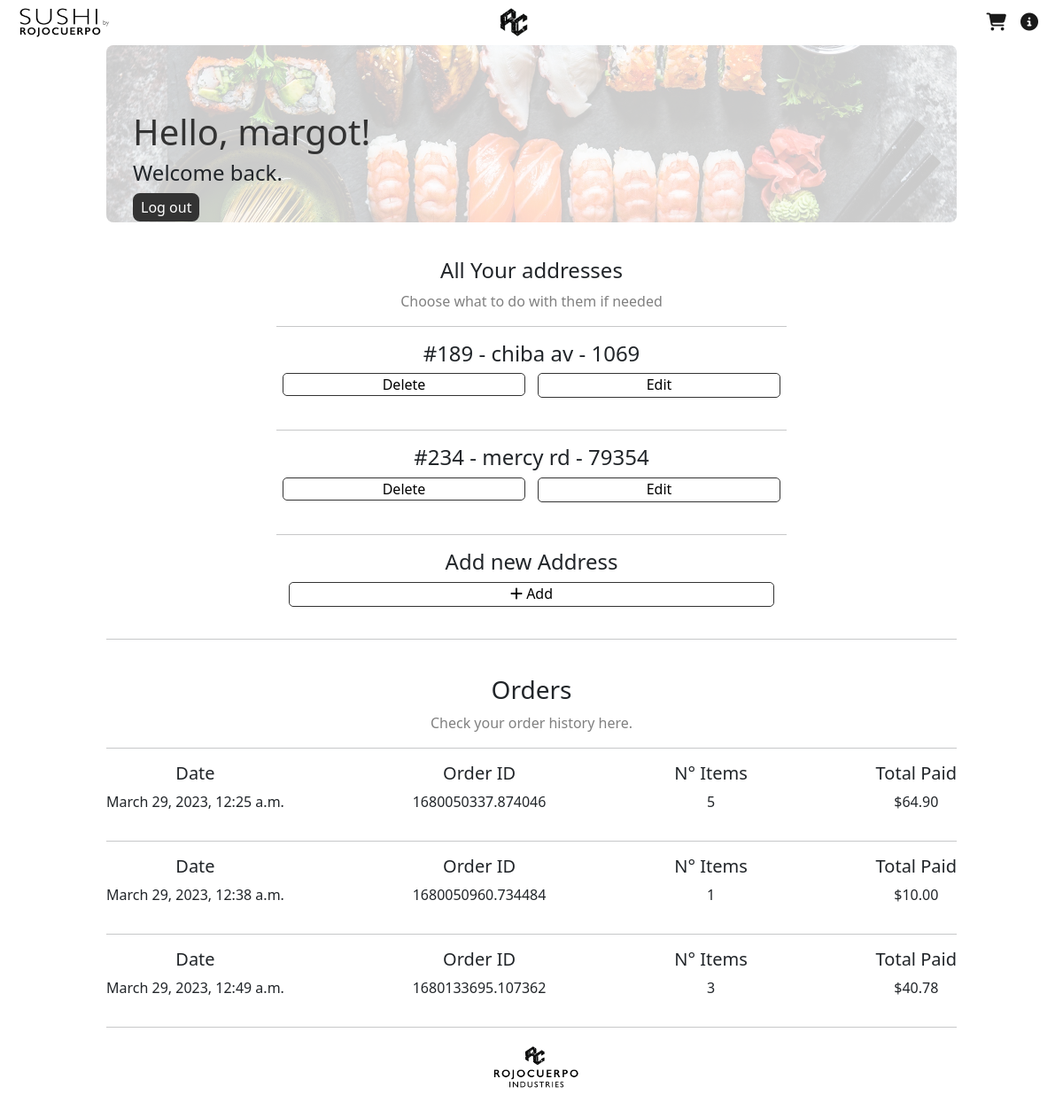
The page /dashboard (signed in) on the database its author committed.
### main/models.py (models this page shows, shortened)
class ShippingAddress(models.Model):
    customer = models.ForeignKey(User, on_delete=models.CASCADE, blank=True, null=True)
    street_1 = models.CharField(max_length=100, null=False, unique=False)
    street_2 = models.CharField(max_length=100, null=False, unique=False)
    zip = models.CharField(max_length=100, null=False, unique=False)
    date = models.DateTimeField(auto_now_add=True)

class Order(models.Model):
    customer = models.ForeignKey(User, on_delete=models.CASCADE, blank=True, null=True)
    complete = models.BooleanField(default=False, null=True, blank=True)
    order_id = models.CharField(max_length=200)
    date = models.DateTimeField(auto_now_add=True)
    @property
    def get_total_price(self):
        items = self.orderitem_set.all()
        total = sum([float(item.get_total) for item in items])
        return "{:.2f}".format(total)
    @property
    def get_total_items(self):
        items = self.orderitem_set.all()
        total = sum([item.quantity for item in items])
        return total

class OrderItem(models.Model):
    product = models.ForeignKey(Product, on_delete=models.SET_NULL, blank=True, null=True)
    order = models.ForeignKey(Order, on_delete=models.SET_NULL, blank=True, null=True)
    quantity = models.IntegerField(default=0, null=True, blank=True)
    date = models.DateTimeField(auto_now_add=True)
    @property
    def get_total(self):
        total = self.product.price * self.quantity
        return "{:.2f}".format(total)

class Product(models.Model):
    name = models.CharField(max_length=200)
    description = models.TextField()
    price = models.DecimalField(max_digits=7, decimal_places=2)
    img = models.ImageField(null=False, blank=True, upload_to='products/', default=None)
    tag = models.ManyToManyField(Tag, blank=True, related_name='product')
    slug = models.SlugField(max_length=50, unique=True, default=None)
    featured = models.BooleanField(default=False)
    stripe_price_id = models.CharField(max_length=2000, null=True)

### main/views.py (the view, shortened to what this page needs)
# urls.py: path('dashboard', v.dashboard, name="dashboard"),
def dashboard(request):
    context = {}
    if request.user.is_authenticated:
        customer = request.user
        orders = m.Order.objects.filter(customer=customer, complete=True)
        context['orders'] = orders
        if request.POST:
            shipping_form = f.ShippingForm(request.POST)
            if shipping_form.is_valid():
                new_address = m.ShippingAddress(
                    customer=request.user,
                    street_1=shipping_form['street_1'].data,
                    street_2=shipping_form['street_2'].data,
                    zip=shipping_form['zip'].data
                )
                new_address.save()
            return redirect(reverse('dashboard'))
        else:
            try:
                address = m.ShippingAddress.objects.filter(customer=request.user.id)
                if len(address) > 1:
                    shipping_form = f.ShippingForm()
                    context['shipping_form'] = shipping_form
                    context['multiple_address'] = address
                    return render(request, "main/dashboard.html", context=context)
            except Exception as e:
                print(e)
            return render(request, "main/dashboard.html", context=context)
    else:
        return redirect(reverse('home'))

### main/templates/main/dashboard.html (shortened to what this page needs)
{% extends 'base.html' %}
{% load static %}
{% load crispy_forms_tags %}
{% block icons %}
    <li class="nav-item ms-auto" >
        <a class="navbar-brand" style="" href="{% url 'cart' %}">
            <i class="fa-solid fa-cart-shopping"></i>
        </a>
    </li>
    <li class="nav-item ms-auto" >
        <a class="navbar-brand" style="" href="{% url 'about' %}">
            <i class="fa-solid fa-circle-info"></i>
        </a>
    </li>
{% endblock %}
{% block body %}
<div class="main-container">
    <div class="register-presentation-img-container">
        <img class="register-img" src="{% static 'images/cover.jpeg' %}">
        <div class="presentation-text">
            <h1 class="display-fonts">
                Hello, {{user.first_name}}!
            </h1>
             {% if messages %}
                    {% for message in messages %}
                    <h4 class="{{message.tags}}">{{ message }}</h4>
                    {% endfor %}
            {% else %}
            <h4>
                Welcome back.
            </h4>
            {% endif %}
            <div class="log-out-button-container" >
                <a href="{% url 'logout' %}" >
                    <button type="button" class="logout-button" >Log out</button>
                </a>
            </div>
        </div>
    </div>
</div>
{% if multiple_address %}
<div class="main-container-center">
    <div class="multiple-address-container">
            <h4>
                All Your addresses
            </h4>
            <p style="color: grey;">
                Choose what to do with them if needed
            </p>
            <hr>
            {% for i in multiple_address %}
            <div class="all-addresses-container">
                <h4>{{i.street_1}} - {{i.street_2}} - {{i.zip}}</h4>
                <div class="address-buttons-container">
                    <div class="address-button">
                        <button class="danger-smol" onclick="deleteAddress({{ i.id }})"> Delete </button>
                    </div>
                    <div class="address-button">
                        <button class="save" onclick="openPopUp()"> Edit </button>
                    </div>
                </div>
            </div>
            <hr>
            {% endfor %}
            <div class="all-addresses-container">
                <h4>Add new Address</h4>
                <button class="save" onclick="openPopUp()"> <i class="fa-solid fa-plus"></i> Add </button>
            </div>
    </div>
</div>
{% endif %}
<div class="main-container">
    <hr>
    <div class="check-orders-container">
        <h3>
            Orders
        </h3>
        <p style="color: grey;">
            Check your order history here.
        </p>
        <hr>
        {% for i in orders %}
        <div class="orders-container">
            <div>
                <h5>Date</h5>
                <p>{{ i.date }}</p>
            </div>
            <div>
                <h5>Order ID</h5>
                <p>{{ i.order_id }}</p>
            </div>
            <div>
                <h5>N° Items</h5>
                <p>{{ i.get_total_items }}</p>
            </div>
            <div>
                <h5>Total Paid</h5>
                <p>${{ i.get_total_price }}</p>
            </div>
        </div>
        <hr>
        {% endfor %}
    </div>
</div>
{% endblock %}

### static/css/styles.css (style rules this page uses)
.main-container { margin: 0% 10% 0% 10%; }
.main-container-center { margin: 0% 10% 0% 10%; display: flex; justify-content: center; }
.display-fonts { color: #333 }
.register-presentation-img-container { width: 100%; height: 200px; }
.register-img { border-radius: 8px; opacity: 0.2; width: 100%; height: 200px; object-fit: cover; }
.presentation-text { padding-left: 30px; width: 70%; overflow: hidden; position: absolute; top: 10%; }
.log-out-button-container { height: 50px; }
.logout-button { background: #333; color: white; border: #333 solid; border-radius: 8px; }
.check-orders-container { text-align: center; margin-top: 40px; }
.all-addresses-container { text-align: center; }
.multiple-address-container { margin-top: 40px; width: 60%; text-align: center; }
.address-buttons-container { display: flex; justify-content: space-between; }
.address-button { width: 50%; }
.orders-container { display: flex; justify-content: space-between; flex-wrap: wrap; }
.danger-smol { margin: 0px 0px 20px 0px; width: 95%; border: solid #333; border-width: thin; }
button.danger-smol { cursor: pointer; position: relative; background: white; border-radius: 5px; border-color: #333; padding: 0 5px; }
.save { margin: 0px 0px 20px 0px; width: 95%; border: solid #333; border-width: thin; }
button.save { cursor: pointer; position: relative; background: white; border-radius: 5px; border-color: #333; padding: 0 5px; padding-bottom: 2px; }

### rows shown on the page
ShippingAddress: street_1 "#189", street_2 "chiba av", zip "1069"
ShippingAddress: street_1 "#234", street_2 "mercy rd", zip "79354"
Order: date "March 29, 2023, 12:25 a.m.", order_id "1680050337.874046", get_total_items "5", get_total_price "64.90"
Order: date "March 29, 2023, 12:38 a.m.", order_id "1680050960.734484", get_total_items "1", get_total_price "10.00"
Order: date "March 29, 2023, 12:49 a.m.", order_id "1680133695.107362", get_total_items "3", get_total_price "40.78"

### other values the page prints
{{ user.first_name }} "margot"
